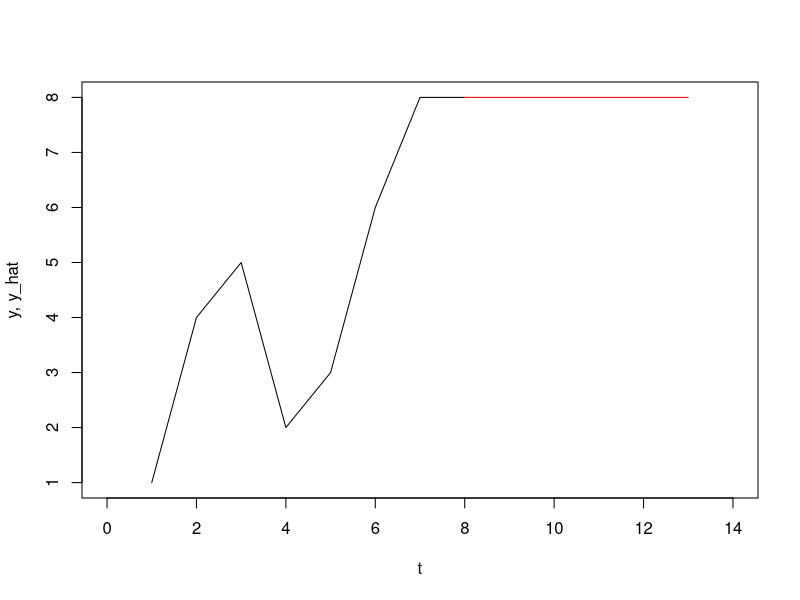
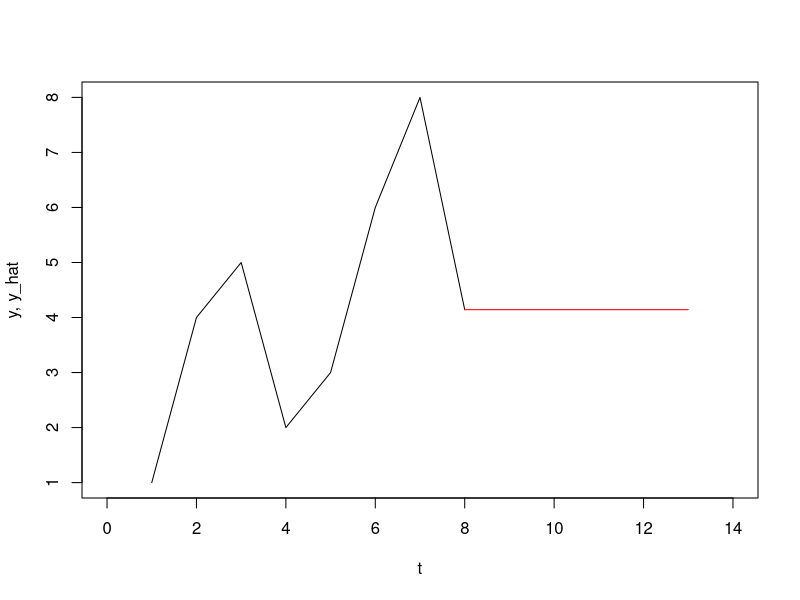

R code for these plots, in order:
## ---- chunk 1
knitr::opts_chunk$set()

# Helper to plot dummy time series models for illustration purposes
# x: Numeric vector
# x_hat: Numeric vector of forecast values
# ...: Commands to pass to plot
plot_forecast <- function(y, y_hat, ...) {
    n_y <- length(y)
    n_yhat <- length(y_hat)
    plot(1:(n_y+1), c(y, y_hat[1]), type='l', xlim=c(0, n_y+n_yhat), ylab='y, y_hat', xlab='t', ...)
    lines((n_y+1):(n_y+n_yhat-1), y_hat[2:n_yhat], type='l', col='red')
}
## ---- chunk 2
forecast_naive <- function(y, h) {
    n <- length(y)
    y_hat <- rep(y[n], h)
    return( y_hat )
}
## ---- chunk 3
y <- c(1, 4, 5, 2, 3, 6, 8)
y_hat <- forecast_naive(y, h=7)

plot_forecast(y, y_hat)
## ---- chunk 4
forecast_avg <- function(y, h) {
    y_hat <- rep(mean(y), h)
    return( y_hat )
}
## ---- chunk 5
y_hat <- forecast_avg(y, h=7)
plot_forecast(y, y_hat)
## ---- chunk 6
# TODO: Fix this up: Need to incorporate T and y and h parameters, but
# the math looksfine
ewa <- function(i, T, alpha) alpha * (1 - alpha)^i * y[T - i] + (1 - alpha)^T * y[1]

# T <- length(y)
# ( y_hat <- sum(sapply(1:T-1, ewa, T=T, alpha=0.5 )) )
